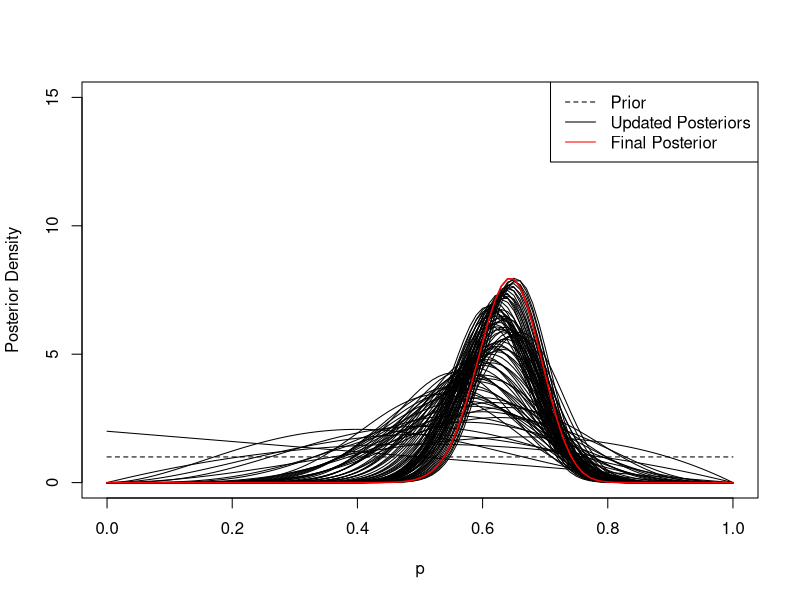

Here is the R script that generated this plot:
## Simulate Bayesian Binomial updating

sim_bayes<-function(p=0.5,N=10,y_lim=15)
{
  success<-0
  curve(dbeta(x,1,1),xlim=c(0,1),ylim=c(0,y_lim),xlab='p',ylab='Posterior Density',lty=2)
  legend('topright',legend=c('Prior','Updated Posteriors','Final Posterior'),lty=c(2,1,1),col=c('black','black','red'))
  for(i in 1:N)
  {
    if(runif(1,0,1)<=p)
      success<-success+1
    
    curve(dbeta(x,success+1,(i-success)+1),add=TRUE)
    print(paste(success,"successes and ",i-success," failures"))
  }
  curve(dbeta(x,success+1,(i-success)+1),add=TRUE,col='red',lwd=1.5)
}

sim_bayes(p=0.6,N=90)
